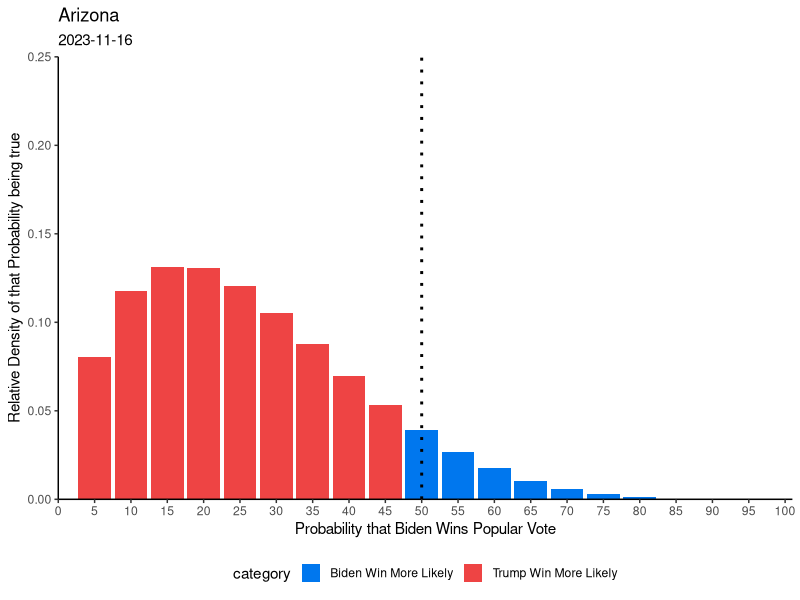
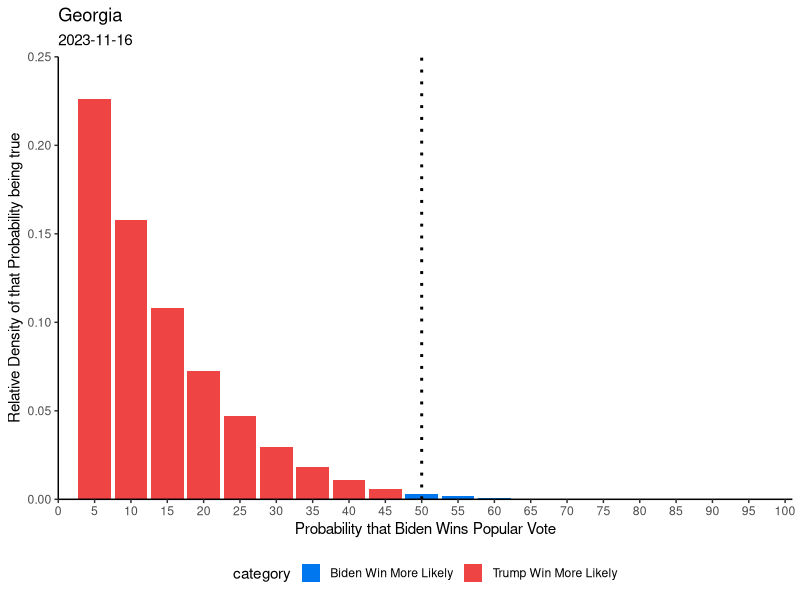
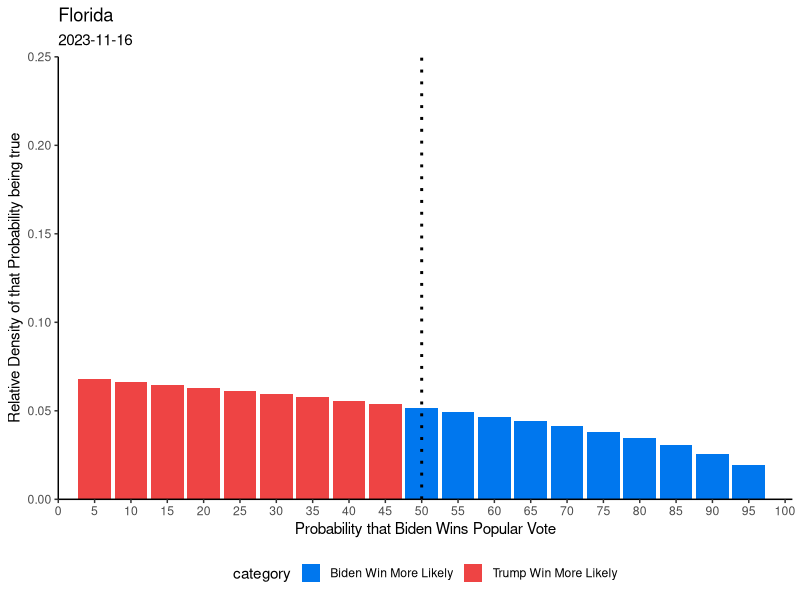
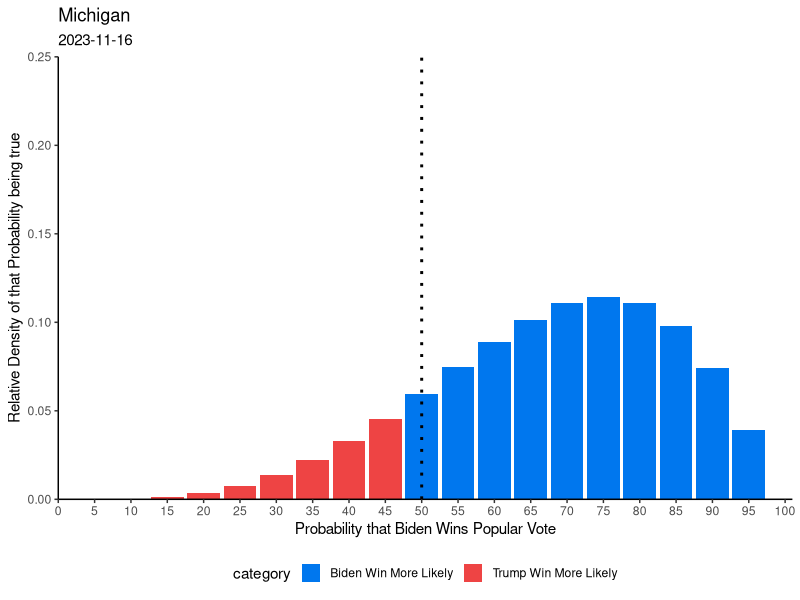
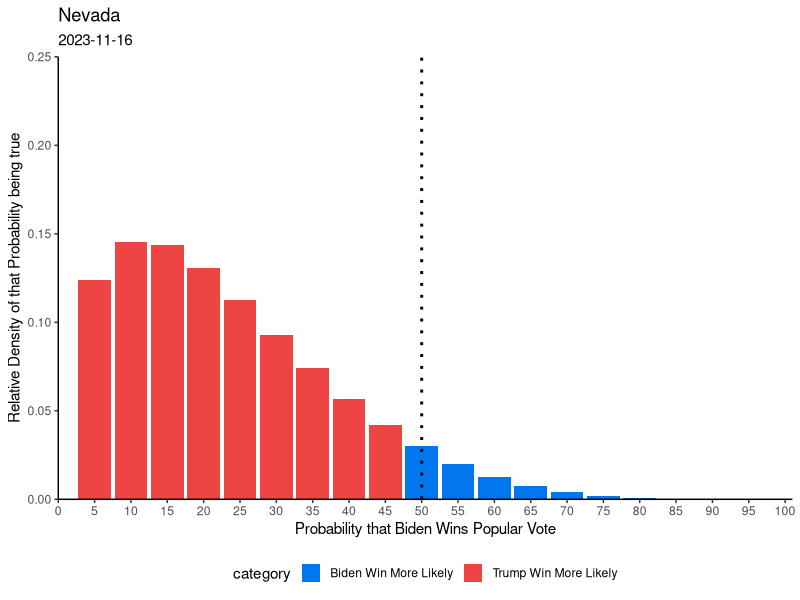
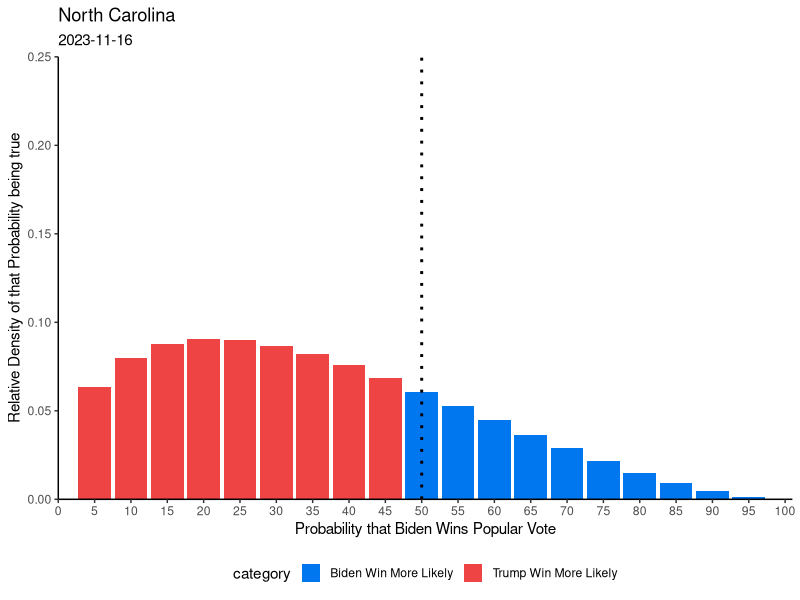
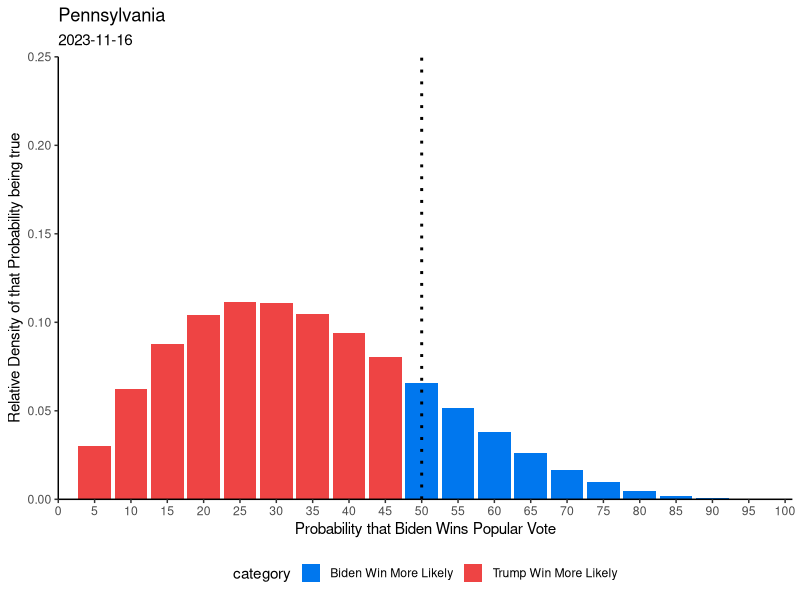
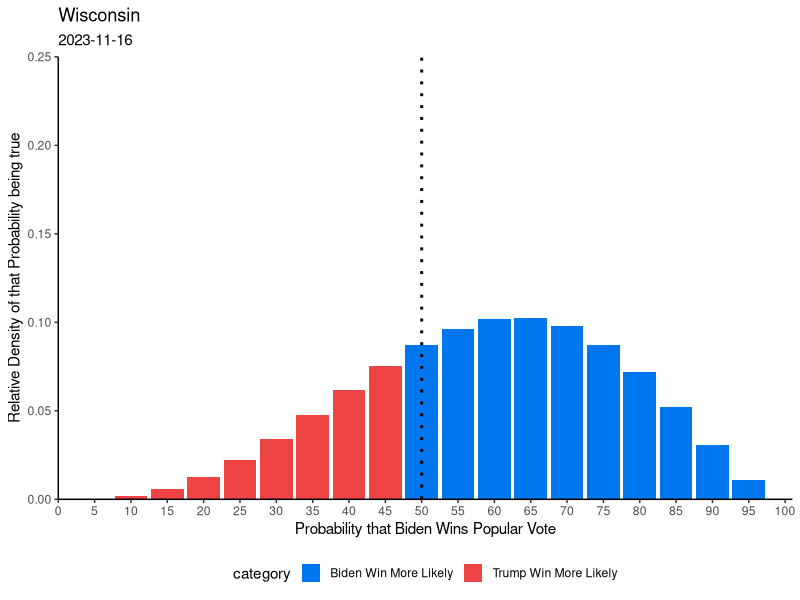

The R source for these figures, in order:
library(data.table)
library(ggplot2)


state_plots <- function(state, date, data, w, l){

  data$density <- data$p**w*(1-data$p)**l# * factorial(w+l+1)/(factorial(w)*factorial(l))
  data$density <- data$density / sum(data$density)
  data$category <- fifelse(data$p < 0.5, "Trump Win More Likely", "Biden Win More Likely")
  data$category <- as.character(data$category)

  # max value
  # data[order(-ways)][1,1]


  # plotting
  g <- ggplot(data, aes(x=as.integer(p*100), y=density))+
  geom_col(aes(fill=category), size=1.5)+
  scale_fill_manual(values=c(
    "Trump Win More Likely"="#ee4444",
    "Biden Win More Likely"="#0077ee"
  ))+
  #geom_vline(xintercept = as.numeric(data[order(-density)][1,1]), linetype="dotted", color="#666666", size=1)+
  geom_vline(xintercept = 50, color="#000000", size=1, linetype="dotted")+
  theme_bw()+
  xlab("Probability that Biden Wins Popular Vote")+
  ylab("Relative Density of that Probability being true")+
  theme(legend.position = "bottom")+
  scale_x_continuous(breaks=seq(0,100,5),expand = c(0,0), limits=c(0,101))+
  scale_y_continuous(expand=c(0,0), limits=c(0,0.25))+
  theme(axis.line = element_line(color='black'),
        plot.background = element_blank(),
        panel.grid.major = element_blank(),
        panel.grid.minor = element_blank(),
        panel.border = element_blank())+
  labs(title=state, subtitles=date)
  #ggsave(filename = paste(state, date,'png'), g)
  g
}

date <- "2023-11-16"
data <- data.table(p=c(0:20)/20)

state_plots(       "Arizona", date, data, 0.88, 4.29)
ggsave(paste("Arizona", date, ".png"))

state_plots(       "Georgia", date, data, 0.00, 6.64)
ggsave(paste("Georgia", date, ".png"))

state_plots(       "Florida", date, data, 0.00, 0.43)
ggsave(paste("Florida", date, ".png"))

state_plots(     "Michigan", date, data, 3.66, 1.20)
ggsave(paste("Michigan", date, ".png"))

state_plots(        "Nevada", date, data, 0.56, 4.23)
ggsave(paste("Nevada", date, ".png"))

state_plots("North Carolina", date, data, 0.48, 1.78)
ggsave(paste("North Carolina", date, ".png"))

state_plots(  "Pennsylvania", date, data, 1.34, 3.58)
ggsave(paste("Pennsylvania", date, ".png"))

state_plots(     "Wisconsin", date, data, 2.98, 1.74)
ggsave(paste("Wisconsin", date, ".png"))
